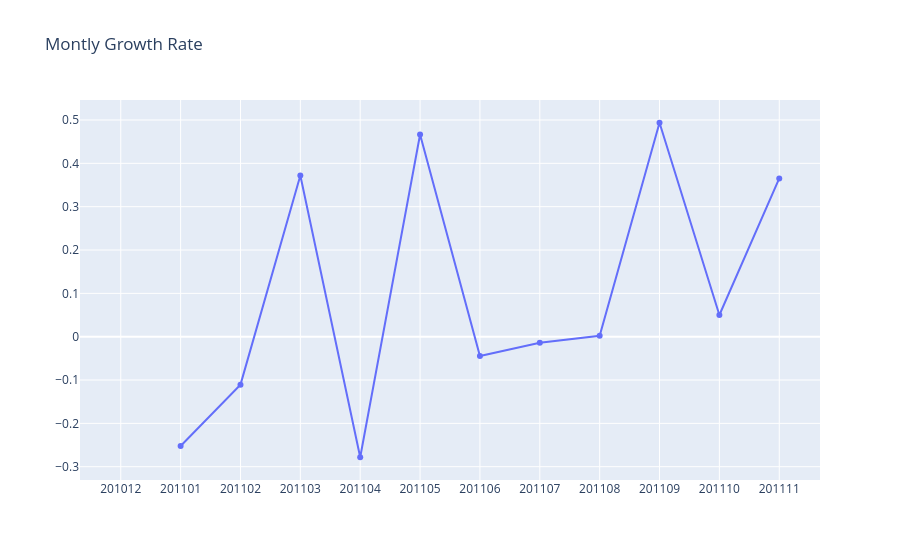

Notebook source saved alongside this figure:
### Code cell
plot_data = [
    go.Scatter(
        x=df_revenue.query("InvoiceYearMonth < 201112")['InvoiceYearMonth'],
        y=df_revenue.query("InvoiceYearMonth < 201112")['MonthlyGrowth'],
    )
]

plot_layout = go.Layout(
        xaxis={"type": "category"},
        title='Montly Growth Rate'
    )

fig = go.Figure(data=plot_data, layout=plot_layout)
fig.show()

### Figure 1 — Plotly figure (JSON) as saved in the notebook; plotly's stock layout.template omitted (floating-point values rounded to 4 significant figures)
{"data": [{"type": "scatter", "x": [201012, 201101, 201102, 201103, 201104, 201105, 201106, 201107, 201108, 201109, 201110, 201111], "y": [null, -0.2523, -0.1106, 0.3718, -0.2782, 0.4666, -0.04453, -0.01421, 0.002026, 0.4937, 0.05003, 0.3652]}], "layout": {"title": {"text": "Montly Growth Rate"}, "xaxis": {"type": "category"}}}
